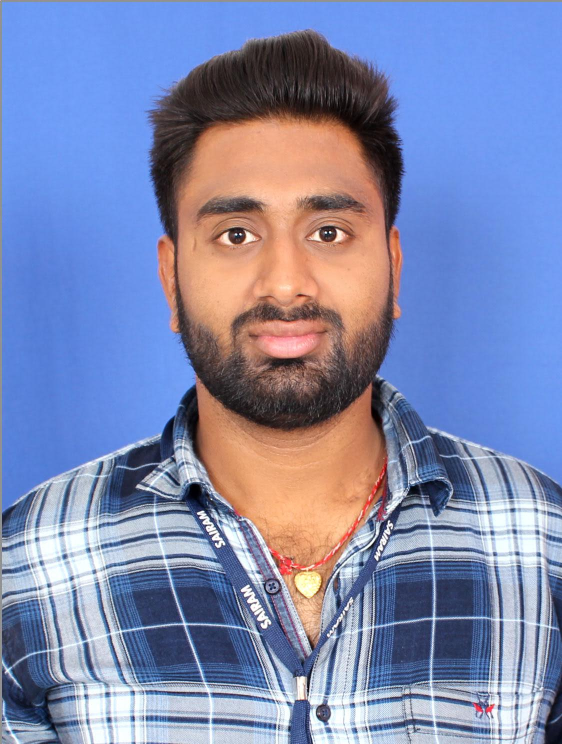
#> input picture IMG_5308.JPG, 1124 x 1488 px (shown at 1/2 size)
$ python main.py
#> lines starting #> are read from the running program, lines starting #| are printed output that depends on the picture
import cv2

source = "IMG_5308.JPG"
destination = 'newImage.jpeg'
scale_percent = 50

src = cv2.imread("IMG_5308.JPG",cv2.IMREAD_UNCHANGED)
#> src is the input picture: shape (1488, 1124, 3); mean B, G, R 174.9, 136.9, 127.8
cv2.imshow("title", src)

scale_percent = 50

new_width = int(src.shape[1] * scale_percent / 100)
#> new_width = 562
new_height = int(src.shape[0] * scale_percent / 100)
#> new_height = 744


output = cv2.resize(src, (new_width, new_height))
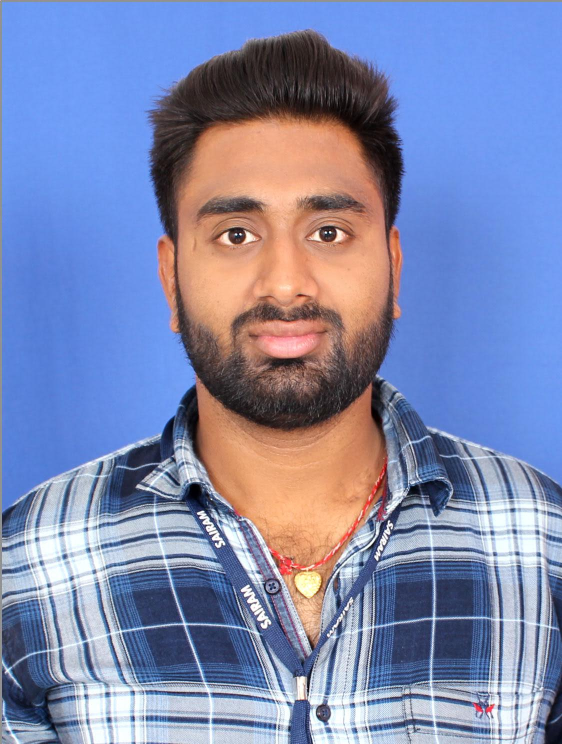
#> output: shape (744, 562, 3); mean B, G, R 175, 137.1, 127.9

cv2.imwrite(destination, output)


cv2.waitKey(0)
